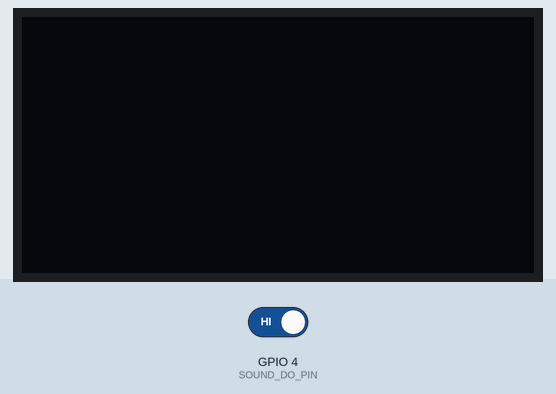
Simulated run of this sketch. Board: ESP32. Parts: 128×64 one-colour display. The inputs (shaded band) are chosen by the test bench; at power-on: GPIO 4 (SOUND_DO_PIN) HIGH. The audio player accepts every command and is not drawn; what the sketch prints to the serial monitor is not drawn.

Above: at 1.7 s.
1.8 s: GPIO 4 (SOUND_DO_PIN) driven LOW
At 2.66 s:
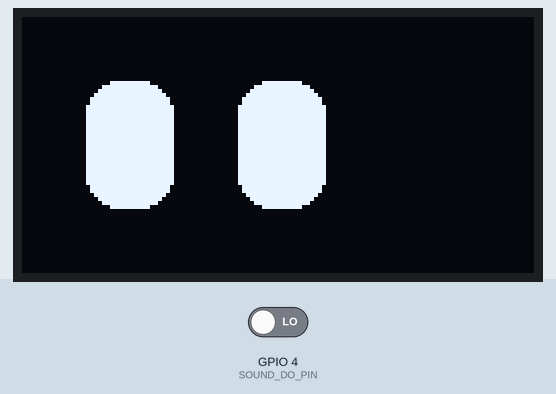
At 5.6 s:
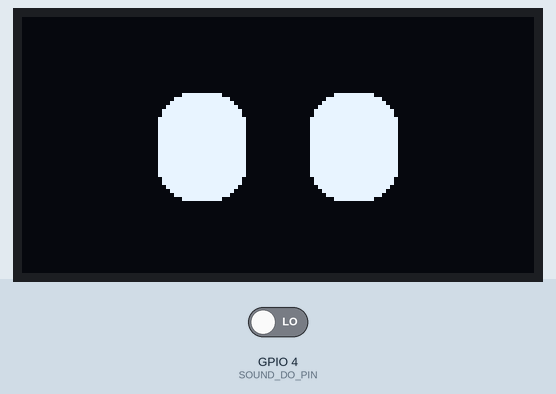
Timing chart, 0 to 7.1 s (numbered marks = the images above; inputs shaded):
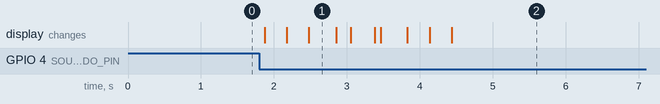

Measured:
- after the input at 1.8 s, the display: first changes after 0.07 s (image 1 shows a later state)

The sketch:

grok_ROBO.ino
```cpp
#include <Wire.h>
#include <Adafruit_GFX.h>
#include <Adafruit_SSD1306.h>
#include "DFRobotDFPlayerMini.h"
#include "HardwareSerial.h"

// ---------- OLED ----------
#define SCREEN_WIDTH 128
#define SCREEN_HEIGHT 64
#define OLED_RESET -1
Adafruit_SSD1306 display(SCREEN_WIDTH, SCREEN_HEIGHT, &Wire, OLED_RESET);

// ---------- Sound Sensor ----------
#define SOUND_DO_PIN 4

// ---------- DFPlayer ----------
HardwareSerial mySerial(2);
DFRobotDFPlayerMini myDFPlayer;

// ---------- Eye geometry ----------
int eyeW = 22;
int eyeH = 32;
int eyeRadius = 8;
int eyeGap = 16;
int centerX = SCREEN_WIDTH / 2;
int centerY = SCREEN_HEIGHT / 2;

bool isAwake = false;
unsigned long lastBlinkTime = 0;
const unsigned long BLINK_INTERVAL = 4000; // blink every 4s while awake

// ---------- Draw eyes at given offset + height scale ----------
void drawEyes(int xOffset, float heightScale) {
  display.clearDisplay();

  int h = eyeH * heightScale;
  if (h < 2) h = 2; // never fully disappear, just a line

  int leftEyeX  = centerX - eyeGap/2 - eyeW + xOffset;
  int rightEyeX = centerX + eyeGap/2 + xOffset;

  int eyeY = centerY - h/2;

  display.fillRoundRect(leftEyeX, eyeY, eyeW, h, eyeRadius, SSD1306_WHITE);
  display.fillRoundRect(rightEyeX, eyeY, eyeW, h, eyeRadius, SSD1306_WHITE);

  display.display();
}

// ---------- Wake animation: closed -> open, centered ----------
void wakeUpAnimation() {
  for (float scale = 0.05; scale <= 1.0; scale += 0.15) {
    drawEyes(0, scale);
    delay(25);
  }
  drawEyes(0, 1.0);
}

// ---------- Look sideways then return to center ----------
void lookSideways() {
  int travel = 18;

  for (int x = 0; x >= -travel; x -= 3) { drawEyes(x, 1.0); delay(12); }
  delay(300);
  for (int x = -travel; x <= 0; x += 3) { drawEyes(x, 1.0); delay(12); }
  delay(150);

  for (int x = 0; x <= travel; x += 3) { drawEyes(x, 1.0); delay(12); }
  delay(300);
  for (int x = travel; x >= 0; x -= 3) { drawEyes(x, 1.0); delay(12); }
}

// ---------- Blink: shrink to line, back to full ----------
void blink() {
  for (float scale = 1.0; scale >= 0.05; scale -= 0.2) { drawEyes(0, scale); delay(15); }
  for (float scale = 0.05; scale <= 1.0; scale += 0.2) { drawEyes(0, scale); delay(15); }
}

void setup() {
  Serial.begin(115200);
  pinMode(SOUND_DO_PIN, INPUT);

  // OLED init
  Wire.begin(21, 22);
  if (!display.begin(SSD1306_SWITCHCAPVCC, 0x3C)) {
    Serial.println("OLED init failed");
    while (true);
  }
  display.clearDisplay();
  display.display(); // start OFF (blank)

  // DFPlayer init
  mySerial.begin(9600, SERIAL_8N1, 16, 17);
  if (!myDFPlayer.begin(mySerial)) {
    Serial.println("DFPlayer init failed!");
    while (true);
  }
  myDFPlayer.volume(25);

  Serial.println("System ready. Waiting for sound...");
}

void loop() {
  int soundDetected = digitalRead(SOUND_DO_PIN);

  // Trigger on LOW
  if (soundDetected == LOW && !isAwake) {
    Serial.println("Sound detected! Waking up...");

    myDFPlayer.play(1); // play 0001.mp3

    wakeUpAnimation();
    lookSideways();
    blink();

    isAwake = true;
    lastBlinkTime = millis();
  }

  // Once awake, stay awake forever — just blink periodically
  if (isAwake) {
    if (millis() - lastBlinkTime > BLINK_INTERVAL) {
      blink();
      lastBlinkTime = millis();
    }
  }

  delay(50);
}
```
